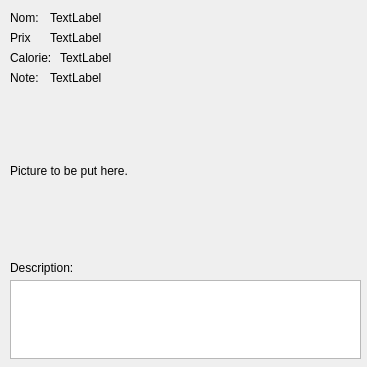
      <widget class="QWidget" name="scrollAreaWidgetContents_9">
       <property name="geometry">
        <rect>
         <x>0</x>
         <y>0</y>
         <width>367</width>
         <height>367</height>
        </rect>
       </property>
       <widget class="QLabel" name="label_40">
        <property name="geometry">
         <rect>
          <x>10</x>
          <y>50</y>
          <width>51</width>
          <height>16</height>
         </rect>
        </property>
        <property name="text">
         <string>Calorie:</string>
        </property>
       </widget>
       <widget class="QLabel" name="label_41">
        <property name="geometry">
         <rect>
          <x>10</x>
          <y>30</y>
          <width>51</width>
          <height>16</height>
         </rect>
        </property>
        <property name="text">
         <string>Prix</string>
        </property>
       </widget>
       <widget class="QLabel" name="label_42">
        <property name="geometry">
         <rect>
          <x>10</x>
          <y>10</y>
          <width>51</width>
          <height>16</height>
         </rect>
        </property>
        <property name="text">
         <string>Nom:</string>
        </property>
       </widget>
       <widget class="QLabel" name="label_43">
        <property name="geometry">
         <rect>
          <x>10</x>
          <y>260</y>
          <width>81</width>
          <height>16</height>
         </rect>
        </property>
        <property name="text">
         <string>Description:</string>
        </property>
       </widget>
       <widget class="QTextEdit" name="b_description">
        <property name="geometry">
         <rect>
          <x>10</x>
          <y>280</y>
          <width>351</width>
          <height>79</height>
         </rect>
        </property>
       </widget>
       <widget class="QLabel" name="label_44">
        <property name="geometry">
         <rect>
          <x>10</x>
          <y>70</y>
          <width>51</width>
          <height>16</height>
         </rect>
        </property>
        <property name="text">
         <string>Note:</string>
        </property>
       </widget>
       <widget class="QLabel" name="b_name">
        <property name="geometry">
         <rect>
          <x>50</x>
          <y>10</y>
          <width>61</width>
          <height>15</height>
         </rect>
        </property>
        <property name="text">
         <string>TextLabel</string>
        </property>
       </widget>
       <widget class="QLabel" name="b_prix">
        <property name="geometry">
         <rect>
          <x>50</x>
          <y>30</y>
          <width>61</width>
          <height>15</height>
         </rect>
        </property>
        <property name="text">
         <string>TextLabel</string>
        </property>
       </widget>
       <widget class="QLabel" name="b_calorie">
        <property name="geometry">
         <rect>
          <x>60</x>
          <y>50</y>
          <width>61</width>
          <height>15</height>
         </rect>
        </property>
        <property name="text">
         <string>TextLabel</string>
        </property>
       </widget>
       <widget class="QLabel" name="b_picture">
        <property name="geometry">
         <rect>
          <x>10</x>
          <y>90</y>
          <width>221</width>
          <height>161</height>
         </rect>
        </property>
        <property name="text">
         <string>Picture to be put here.</string>
        </property>
       </widget>
       <widget class="QLabel" name="b_note">
        <property name="geometry">
         <rect>
          <x>50</x>
          <y>70</y>
          <width>61</width>
          <height>15</height>
         </rect>
        </property>
        <property name="text">
         <string>TextLabel</string>
        </property>
       </widget>
      </widget>
